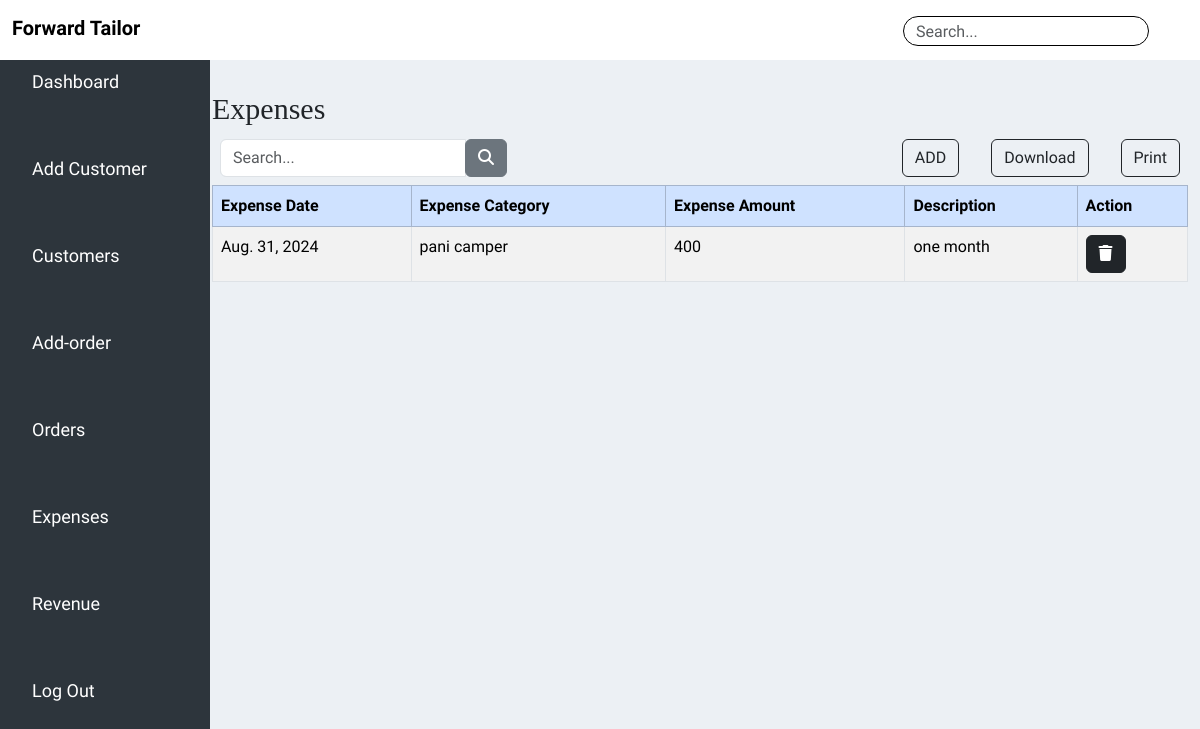
The page /expenses/ on the database its author committed.
### expensesapp/models.py (models this page shows)
class expense(models.Model):
    expense_date = models.DateField( null=True)
    expense_category = models.CharField(max_length=100, null=True)
    expense_amount = models.CharField(max_length=100, null=True)
    description = models.CharField(max_length=100, null=True)

### tailor_management/views.py (the view)
# urls.py: path('expenses/' , views.expensesfn, name='expenses'),
def expensesfn(request):
    expensedata=expense.objects.all()
    return render(request,'expenses.html', {'expensedata':expensedata})

### templates/expenses.html (shortened to what this page needs)
{% include 'header.html' %}
<div class="col-lg-10 mt-3">
    <div class=" main-content">
        <div class="" style="font-size: 30px; font-family: 'Times New Roman', Times, serif;">
            Expenses
        </div>
        <div class="hstack gap-3">
          <div class="p-2"><div class="input-group">
              <input type="text" class="form-control" placeholder="Search...">
              <div class="input-group-append">
                <button class="btn btn-secondary" type="button">
                  <i class="fa fa-search"></i>
                </button>
              </div>
            </div>
          </div>
          <div class="p-2 ms-auto"><button type="button" class="btn btn-outline-dark" data-bs-toggle="modal" data-bs-target="#exampleModal-mg1">ADD</button></div>
          <div class="p-2"><button type="button" class="btn btn-outline-dark" data-bs-toggle="modal" data-bs-target="#exampleModal-mg2">Download</button></div>
          <div class="p-2"><button type="button" class="btn btn-outline-dark"onclick="printTable()" class="btn btn-primary mb-3">Print</button></div>
        </div>
              <table class="table table-striped table-bordered">
                <thead class="table-primary">
                  <tr>
                    <th>Expense Date</th>
                    <th>Expense Category</th>
                    <th>Expense Amount</th>
                    <th>Description</th>
                    <th>Action</th>
                  </tr>
                </thead>
                <tbody>
                  {% for a in expensedata %}
                  <tr>
                    <td>{{a.expense_date}}</td>
                    <td>{{a.expense_category}}</td>
                    <td>{{a.expense_amount}}</td>
                    <td>{{a.description}}</td>
                    <td>
                      <a href="/deleteepensesfn/{{a.id}}" onclick="return confirmDelete('{{ a.name }}')"><button class="btn btn-dark"  id="del"><i class="fa-solid fa-trash"></i></button></a>
                    </td>
                  </tr>
                  {% endfor %}
                </tbody>
              </table>
  </body>
</html>

### static/css/style.css (style rules this page uses)
* { margin: 0px; padding: 0px; box-sizing: border-box; font-family: 'Adamina'; }
body { background-color:#ECF0F4 !important; }
.main-content { margin-top: 70px; }
.main-content { margin-left: 0px; margin-top: 70px; }

### rows shown on the page
expense: expense_date "Aug. 31, 2024", expense_category "pani camper", expense_amount "400", description "one month"
